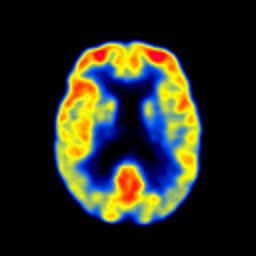
%> input picture 06 practice-myself_codes_notes/02 digital image processing code/04 down_code_from_paper/Jiao Du_web_code/2016 Union Laplacian pyramid/code for Union LAP/PET-015.jpg, 256 x 256 px, given in place of cc1.tif, which was not available
$ octave readfile.m   (GNU Octave 9; MATLAB toolbox functions it lacks are replaced by stand-ins)
%> lines starting %> are read from the running program, lines starting %| are printed output that depends on the picture; pictures that were not available may be replaced by others from this repository, and a replacement may not be noted
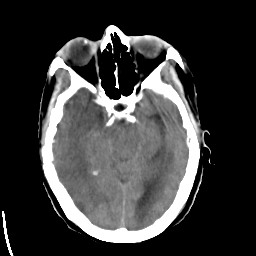
%> input picture 06 practice-myself_codes_notes/03 SCI_CODE_PAPER_FUSION/01 code/00 methods/02_color_grey_version2/05_JSR+AR_JIAO_DU_OVERVIEW/k_svd/CT-009.jpg, 256 x 256 px, given in place of cc2.tif, which was not available
### 06 practice-myself_codes_notes/03 SCI_CODE_PAPER_FUSION/01 code/00 methods/02_color_grey_version2/01_IHS+PCA_JIAO_DU_OVERVIEW_2010_PAPER/ihs_fusion.m
% 现在用PCA方法进行融合,用高分辨率图片的第一主成分代替低分辨率图片的第一主成分，再进行反PCA变换
% % % % % % % % % % % % % % % % % % % % % % % % % % % % % % %

%%%%%%%%%%%%%%%%%%%%%%%%%%%%%%%%%%%%%%%%%%%%%%%%%%%%%%%
function [y,SSIM,RMSE,MI,PSNR,SF, G, P, C QE]= ihs_fusion(input1, input2 )

% %读入待融合的两幅医学图像，格式为jpg
img1 = input1;
img2 = input2;

x1=imresize(img1,[256,256]);
x2=imresize(img2,[256,256]);
% % % % % % % % % % % % % % % % % % % % % % % % % % % % % RGB-HSI

g_R=0;                                        %r清晰度描述
g_G=0;                                        %g清晰度描述
g_B=0;                                        %b清晰度描述
h_R=0;                                        %熵的描述
h_G=0;
h_B=0;
u1=zeros(3,1);
u2=zeros(3,1);
v11=zeros(3,1);               %高分辨率RGB值
v12=zeros(3,1);               %低分辨率RGB值
AA=zeros(3,3);
BB=zeros(3,3);
%%%%%%%%%%%%%%%%%%%%%%%%%%%%%%%%%%%%%%%%%%%%%%%%%%%%%%%%%%%%%%%%%%%%%%%%%
AA=[1/sqrt(3),1/sqrt(3),1/sqrt(3);
    1/sqrt(6),1/sqrt(6),-2/sqrt(6);                    %RGB－>IHS正变换矩阵
    1/sqrt(2),-1/sqrt(2),0];
%%%%%%%%%%%%%%%%%%%%%%%%%%%%%%%%%%%%%%%%%%%%%%%%%%%%%%%%%%%%%%%%%%%%%%%%%
BB=[1/sqrt(3),1/sqrt(6),1/sqrt(2);
    1/sqrt(3),1/sqrt(6),-1/sqrt(2);                    %IHS->RGB逆变换矩阵
    1/sqrt(3),-2/sqrt(6),0];
%%%%%%%%%%%%%%%%%%%%%%%%%%%%%%%%%%%%%%%%%%%%%%%%%%%%%%%%%%%%%%%%%%%%%%%%
RGB_up=x2;         %读图像
RGB_low=x1;
% [6 lines of commented-out code are left out]

[M,N,color]=size(RGB_up);
%> M = 256; N = 256; color = 3

R_up=RGB_up(:,:,1);
G_up=RGB_up(:,:,2);
B_up=RGB_up(:,:,3);
[hang,lie,color]=size(RGB_up);
%> hang = 256; lie = 256
for i=1:hang
    for j=1:lie
       v11(1)=RGB_up(i,j,1);             %把函数类型unit8为double型
       v11(2)=RGB_up(i,j,2);
       v11(3)=RGB_up(i,j,3);
       v12(1)=RGB_low(i,j,1);            %把函数类型unit8为double型
       v12(2)=RGB_low(i,j,2);
       v12(3)=RGB_low(i,j,3);
       u1=AA*v11;                               %正变换
       u2=AA*v12;
       u2 =pca_function(u1, u2);                             %交换空间明度
                   %%%%%%%%%%%%%%%%%%%%%%%%%%%%%%%%%空间信息明度定义????????
       v12=BB*u2;
       RGB(i,j,1)=v12(1);                       %逆变换
       RGB(i,j,2)=v12(2);
       RGB(i,j,3)=v12(3);
   end
end
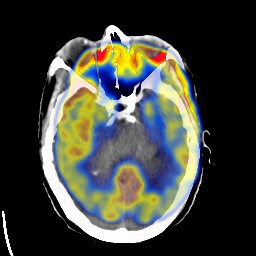
%> RGB: size 256x256x3 double; mean R, G, B 64, 65.9, 59.3; drawn with min black and max white
%> after the loop, v11 = [0; 0; 0]; v12 = [0; 0; 0]
%subplot(2,3,5);
r=RGB(:,:,1);
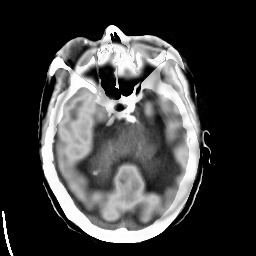
%> r: size 256x256 double; min -1.4e-14, max 255, mean 64; drawn with min black and max white
g=RGB(:,:,2);
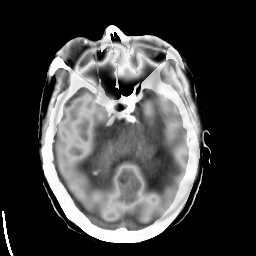
%> g: size 256x256 double; min -7.11e-15, max 255, mean 65.9; drawn with min black and max white
b=RGB(:,:,3);
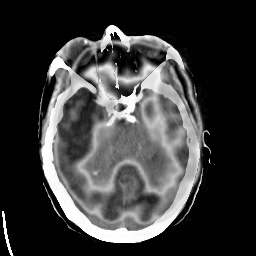
%> b: size 256x256 double; min -2.84e-14, max 255, mean 59.3; drawn with min black and max white
RGB1=cat(3,r,g,b)
% figure(3)
% imshow(RGB1);
% title('IHS-RGB表示的转化图像');
% % % % % % % % % % %
[SSIM,RMSE,MI,PSNR,SF] =quality(x1,x2, RGB1);
[GI,P,C,QE]=measures(x1,x2, RGB1);
G = [GI(:,:,1)+GI(:,:,2)+GI(:,:,3)]/3;
y = RGB1;

### 06 practice-myself_codes_notes/03 SCI_CODE_PAPER_FUSION/01 code/00 methods/DWT+Entropy/quality.m
% % % % % % % % % % % % % % % % % % % % % % %
% 比较原图像与融合图像在HSI颜色空间的I分量的MSSIM值
% % % % % % % % % % % % % % % % % % % % % % %
function [SSIM,RMSE,MI,PSNR,SF]=quality(x1,x2,f)
% [6 lines of commented-out code are left out]
 I1=x1;I2=x2; If=f;
% % % % % % % % % % % % % %
K = [0.01 0.03]; window = fspecial('gaussian', 11, 1.5);L=5;
% % % % % % % % % % % % %
 mssim_1f=ssim_index(I1, If, K, window, L);
 mssim_2f=ssim_index(I2, If, K, window, L);
 SSIM = max(mssim_1f, mssim_2f);
%  fprintf('\n\n   I分量的SSIM为:  :%.4f\n'  ,SSIM);
%
y1=rmse(I1,If);
y2=rmse(I2,If);
RMSE=max(y1,y2);
% [7 lines of commented-out code are left out]

y1=mutinf(I1,If);
y2=mutinf(I2,If);
MI=max(y1,y2);
% fprintf('\n\n   I分量的MI为:  :%.4f\n'  ,MI);
%
y1=my_PSNR_rms(I1,If);
y2=my_PSNR_rms(I2,If);
PSNR=max(y1,y2);
% fprintf('\n\n   I分量的PSNR为:  :%.4f\n'  ,PSNR);
%
SF=space_frequency(If);
% [17 lines of commented-out code are left out]
end
% % % % % % % % % % % % % % 计算PSNR
% [11 lines left out: function my_PSNR_rms, not called in this run]
% % % % % % % % % % % % % % % % % % %

% [46 lines left out: function rgb2hsi, not called in this run]

function [mssim, ssim_map] = ssim_index(img1, img2, K, window, L)
%> the run ends on the next line

%========================================================================
%SSIM Index, Version 1.0
%Copyright(c) 2003 Zhou Wang
%All Rights Reserved.
%
%The author is with Howard Hughes Medical Institute, and Laboratory
%for Computational Vision at Center for Neural Science and Courant
%Institute of Mathematical Sciences, New York University.
%
%----------------------------------------------------------------------
%Permission to use, copy, or modify this software and its documentation
%for educational and research purposes only and without fee is hereby
%granted, provided that this copyright notice and the original authors'
%names appear on all copies and supporting documentation. This program
%shall not be used, rewritten, or adapted as the basis of a commercial
%software or hardware product without first obtaining permission of the
%authors. The authors make no representations about the suitability of
%this software for any purpose. It is provided "as is" without express
%or implied warranty.
%----------------------------------------------------------------------
%
%This is an implementation of the algorithm for calculating the
%Structural SIMilarity (SSIM) index between two images. Please refer
%to the following paper:
%
%Z. Wang, A. C. Bovik, H. R. Sheikh, and E. P. Simoncelli, "Image
%quality assessment: From error measurement to structural similarity"
%IEEE Transactios on Image Processing, vol. 13, no. 1, Jan. 2004.
%
%Kindly report any suggestions or corrections to zhouwang@ieee.org
%
%----------------------------------------------------------------------
%
%Input : (1) img1: the first image being compared
%        (2) img2: the second image being compared
%        (3) K: constants in the SSIM index formula (see the above
%            reference). defualt value: K = [0.01 0.03]
%        (4) window: local window for statistics (see the above
%            reference). default widnow is Gaussian given by
%            window = fspecial('gaussian', 11, 1.5);
%        (5) L: dynamic range of the images. default: L = 255
%
%Output: (1) mssim: the mean SSIM index value between 2 images.
%            If one of the images being compared is regarded as
%            perfect quality, then mssim can be considered as the
%            quality measure of the other image.
%            If img1 = img2, then mssim = 1.
%        (2) ssim_map: the SSIM index map of the test image. The map
%            has a smaller size than the input images. The actual size:
%            size(img1) - size(window) + 1.
%
%Default Usage:
%   Given 2 test images img1 and img2, whose dynamic range is 0-255
%
%   [mssim ssim_map] = ssim_index(img1, img2);
%
%Advanced Usage:
%   User defined parameters. For example
%
%   K = [0.05 0.05];
%   window = ones(8);
%   L = 100;
%   [mssim ssim_map] = ssim_index(img1, img2, K, window, L);
%
%See the results:
%
%   mssim                        %Gives the mssim value
%   imshow(max(0, ssim_map).^4)  %Shows the SSIM index map
%
%========================================================================


if (nargin < 2 || nargin > 5)
   ssim_index = -Inf;
   ssim_map = -Inf;
   return;
end

if (size(img1) ~= size(img2))
   ssim_index = -Inf;
   ssim_map = -Inf;
   return;
end

[M N] = size(img1);

if (nargin == 2)
   if ((M < 11) || (N < 11))
	   ssim_index = -Inf;
	   ssim_map = -Inf;
      return
   end
   window = fspecial('gaussian', 11, 1.5);	%
   K(1) = 0.01;								      % default settings
   K(2) = 0.03;								      %
   L = 255;                                  %
end

if (nargin == 3)
   if ((M < 11) || (N < 11))
	   ssim_index = -Inf;
	   ssim_map = -Inf;
      return
   end
   window = fspecial('gaussian', 11, 1.5);
   L = 255;
   if (length(K) == 2)
      if (K(1) < 0 || K(2) < 0)
		   ssim_index = -Inf;
   		ssim_map = -Inf;
	   	return;
      end
   else
	   ssim_index = -Inf;
   	ssim_map = -Inf;
	   return;
   end
end

if (nargin == 4)
   [H W] = size(window);
   if ((H*W) < 4 || (H > M) || (W > N))
	   ssim_index = -Inf;
	   ssim_map = -Inf;
      return
   end
   L = 255;
   if (length(K) == 2)
      if (K(1) < 0 || K(2) < 0)
		   ssim_index = -Inf;
   		ssim_map = -Inf;
	   	return;
      end
   else
	   ssim_index = -Inf;
   	ssim_map = -Inf;
	   return;
   end
end

if (nargin == 5)
   [H W] = size(window);
   if ((H*W) < 4 || (H > M) || (W > N))
	   ssim_index = -Inf;
	   ssim_map = -Inf;
      return
   end
   if (length(K) == 2)
      if (K(1) < 0 || K(2) < 0)
		   ssim_index = -Inf;
   		ssim_map = -Inf;
	   	return;
      end
   else
	   ssim_index = -Inf;
   	ssim_map = -Inf;
	   return;
   end
end

C1 = (K(1)*L)^2;
C2 = (K(2)*L)^2;
window = window/sum(sum(window));
img1 = double(img1);
img2 = double(img2);

mu1   = filter2(window, img1, 'valid');
mu2   = filter2(window, img2, 'valid');
mu1_sq = mu1.*mu1;
mu2_sq = mu2.*mu2;
mu1_mu2 = mu1.*mu2;
sigma1_sq = filter2(window, img1.*img1, 'valid') - mu1_sq;
sigma2_sq = filter2(window, img2.*img2, 'valid') - mu2_sq;
sigma12 = filter2(window, img1.*img2, 'valid') - mu1_mu2;

if (C1 > 0 & C2 > 0)
   ssim_map = ((2*mu1_mu2 + C1).*(2*sigma12 + C2))./((mu1_sq + mu2_sq + C1).*(sigma1_sq + sigma2_sq + C2));
else
   numerator1 = 2*mu1_mu2 + C1;
   numerator2 = 2*sigma12 + C2;
	denominator1 = mu1_sq + mu2_sq + C1;
   denominator2 = sigma1_sq + sigma2_sq + C2;
   ssim_map = ones(size(mu1));
   index = (denominator1.*denominator2 > 0);
   ssim_map(index) = (numerator1(index).*numerator2(index))./(denominator1(index).*denominator2(index));
   index = (denominator1 ~= 0) & (denominator2 == 0);
   ssim_map(index) = numerator1(index)./denominator1(index);
end

mssim = mean2(ssim_map);

return
end

% % % % % % % % % % % % % % % % % % RMSE
% [6 lines left out: function rmse, not called in this run]
% % % % % % % % % % % % % % % % % % % % % % 计算图像的平均梯度
% [21 lines left out: function avg_gradient, not called in this run]

% % % % % % % % % % % % % 图像的边缘信息

% [26 lines left out: function edge_intensity, not called in this run]
% % % % % % % % % % % % % 计算图像的互信息熵
% [66 lines left out: function mutinf, not called in this run]


% % % % % % % % % % % % % % % % % % 计算空间频率
% [26 lines left out: function space_frequency, not called in this run]
% % % % % % % % % % % % 计算标准差
% [7 lines left out: function stand_deviation, not called in this run]
% % % % % % % % % % % % 计算方差
% [12 lines left out: function variance, not called in this run]

### 06 practice-myself_codes_notes/03 SCI_CODE_PAPER_FUSION/01 code/00 methods/02_color_grey_version2/01_IHS+PCA_JIAO_DU_OVERVIEW/readfile.m
% [68 lines of commented-out code are left out]
    img1 =double(imread('.\SOUCEIMAGES\cc\cc1.tif'));
    img2=double(imread('.\SOUCEIMAGES\cc\cc2.tif'));

    [y,SSIM,RMSE,MI,PSNR,SF, G, P, C QE]= ihs_fusion(img1, img2);
